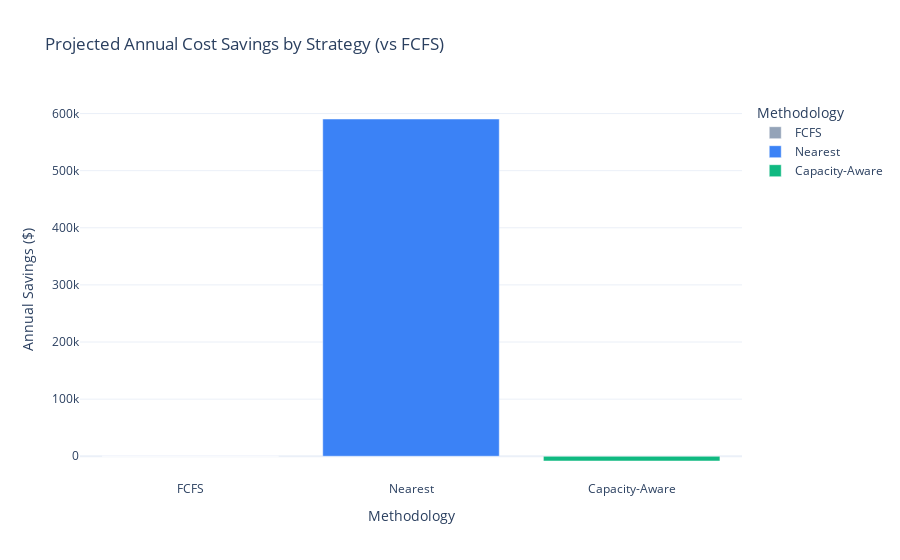

The code cell stored with this chart in its notebook:
### Markdown cell above
<a id="finance"></a>
## 2. 💰 Financial Impact & ROI Projection
*Quantifying operational efficiency in dollars based on $2.15/mile NEMT industry standard.*

### Code cell
COST_PER_MILE = 2.15
results_df = simulation_results.copy()

# Calculate projected annual savings
baseline_miles = results_df[results_df['strategy'] == 'FCFS']['total_miles'].values[0]
results_df['total_cost'] = results_df['total_miles'] * COST_PER_MILE
results_df['savings_vs_baseline'] = (baseline_miles - results_df['total_miles']) * COST_PER_MILE
results_df['annual_projected_savings'] = results_df['savings_vs_baseline'] * 4 # Assume sample is 1 quarter

fig = px.bar(
    results_df, x='strategy', y='annual_projected_savings', 
    title='Projected Annual Cost Savings by Strategy (vs FCFS)',
    labels={'annual_projected_savings': 'Annual Savings ($)', 'strategy': 'Methodology'},
    color='strategy',
    color_discrete_map=STRATEGY_COLORS
)
fig.show()

### Figure 1 — Plotly figure (JSON) as saved in the notebook; plotly's stock layout.template omitted (floating-point values rounded to 4 significant figures)
{"data": [{"hovertemplate": "Methodology=%{x}<br>Annual Savings ($)=%{y}<extra></extra>", "legendgroup": "FCFS", "marker": {"color": "#94a3b8", "pattern": {"shape": ""}}, "name": "FCFS", "orientation": "v", "showlegend": true, "textposition": "auto", "type": "bar", "x": ["FCFS"], "xaxis": "x", "y": [0.0], "yaxis": "y"}, {"hovertemplate": "Methodology=%{x}<br>Annual Savings ($)=%{y}<extra></extra>", "legendgroup": "Nearest", "marker": {"color": "#3b82f6", "pattern": {"shape": ""}}, "name": "Nearest", "orientation": "v", "showlegend": true, "textposition": "auto", "type": "bar", "x": ["Nearest"], "xaxis": "x", "y": [590500.0], "yaxis": "y"}, {"hovertemplate": "Methodology=%{x}<br>Annual Savings ($)=%{y}<extra></extra>", "legendgroup": "Capacity-Aware", "marker": {"color": "#10b981", "pattern": {"shape": ""}}, "name": "Capacity-Aware", "orientation": "v", "showlegend": true, "textposition": "auto", "type": "bar", "x": ["Capacity-Aware"], "xaxis": "x", "y": [-8312.0], "yaxis": "y"}], "layout": {"barmode": "relative", "legend": {"title": {"text": "Methodology"}, "tracegroupgap": 0}, "title": {"text": "Projected Annual Cost Savings by Strategy (vs FCFS)"}, "xaxis": {"anchor": "y", "categoryarray": ["FCFS", "Nearest", "Capacity-Aware"], "categoryorder": "array", "domain": [0.0, 1.0], "title": {"text": "Methodology"}}, "yaxis": {"anchor": "x", "domain": [0.0, 1.0], "title": {"text": "Annual Savings ($)"}}}}
